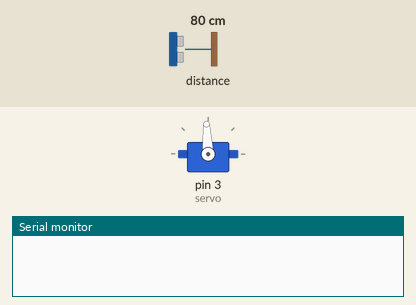
Recording of a sketch running on a simulated Arduino Uno, built with avr-gcc and run on an emulated ATmega328P. Parts: servo, the last lines printed to the serial monitor. Wiring (inferred from the names in the program): SRF02/SRF08 range finder at I2C address 0x70. The inputs (shaded band) are chosen by the test bench; at power-on: distance to the obstacle 80 cm. The echo pulse lasts 58.3 µs per cm.

Above: at 1.05 s.
At 2.2 s:
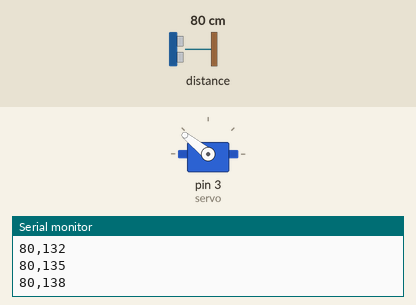
At 3.35 s:
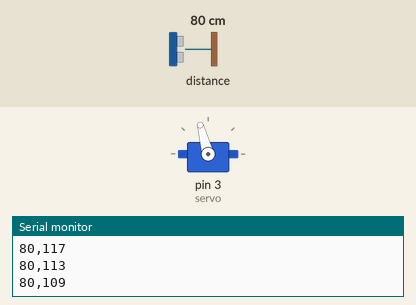
At 5.8 s:
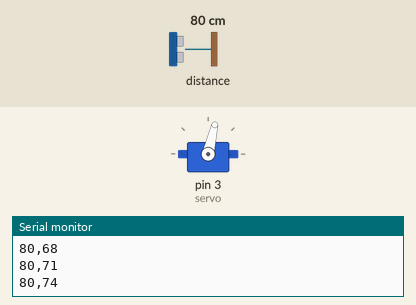
Timing chart, 0 to 7.7 s (numbered marks = the images above):
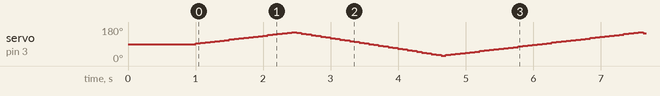

The sketch:

sketch_160401USSensorSRF02Servo.ino
```cpp
/*
  Ultrasonic sensor x Servo motor

  Command for reference:http://robot-electronics.co.uk/htm/srf02techI2C.htm
  Connection:
  SRF02       Arduino
  5v Vcc    -> 5V
  SDA       -> A4
  SCL       -> A5
  Mode      -> no connection
  0v Ground -> GND

*/

#include <Wire.h>
#include <Servo.h>

Servo servo;
int angle = 90;
int angleStep = 3;

unsigned long pastMillis = millis();

void setup()
{
  Wire.begin();                // join i2c bus (address optional for master)

  Serial.begin(9600);          // start serial communication at 9600bps

  servo.attach(3);
  servo.write(angle);
  delay(1000);
}

int reading = 0;

void loop()
{
  //  if (millis() - pastMillis > 100) {
  //    pastMillis = millis();
  //    angle += angleStep;
  //    if (angle > 150 || angle < 30) angleStep *= -1;
  //    servo.write(angle);
  //    delay(100);
  //  }

  pastMillis = millis();
  angle += angleStep;
  if (angle > 150 || angle < 30) {
    angleStep++;
    angleStep *= -1;
  }
  servo.write(angle);

  Serial.print(getDistanceFromUSSensor());
  Serial.print(",");
  Serial.print(angle);
  Serial.print("\n");
}

int getDistanceFromUSSensor() {
  // step 1: instruct sensor to read echoes
  Wire.beginTransmission(112); // transmit to device #112 (0x70)
  // the address specified in the datasheet is 224 (0xE0)
  // but i2c adressing uses the high 7 bits so it's 112
  Wire.write(byte(0x00));      // sets register pointer to the command register (0x00)
  Wire.write(byte(0x51));      // command sensor to measure in "centimeters" (0x51)
  // use 0x51 for centimeters
  // use 0x52 for ping microseconds
  Wire.endTransmission();      // stop transmitting

  // step 2: wait for readings to happen
  delay(70);                   // datasheet suggests at least 65 milliseconds

  // step 3: instruct sensor to return a particular echo reading
  Wire.beginTransmission(112); // transmit to device #112
  Wire.write(byte(0x02));      // sets register pointer to echo #1 register (0x02)
  Wire.endTransmission();      // stop transmitting

  // step 4: request reading from sensor
  Wire.requestFrom(112, 2);    // request 2 bytes from slave device #112

  // step 5: receive reading from sensor
  if (2 <= Wire.available())   // if two bytes were received
  {
    reading = Wire.read();  // receive high byte (overwrites previous reading)
    reading = reading << 8;    // shift high byte to be high 8 bits
    reading |= Wire.read(); // receive low byte as lower 8 bits
    return reading;
  } else {
    return 0;
  }
}
```
